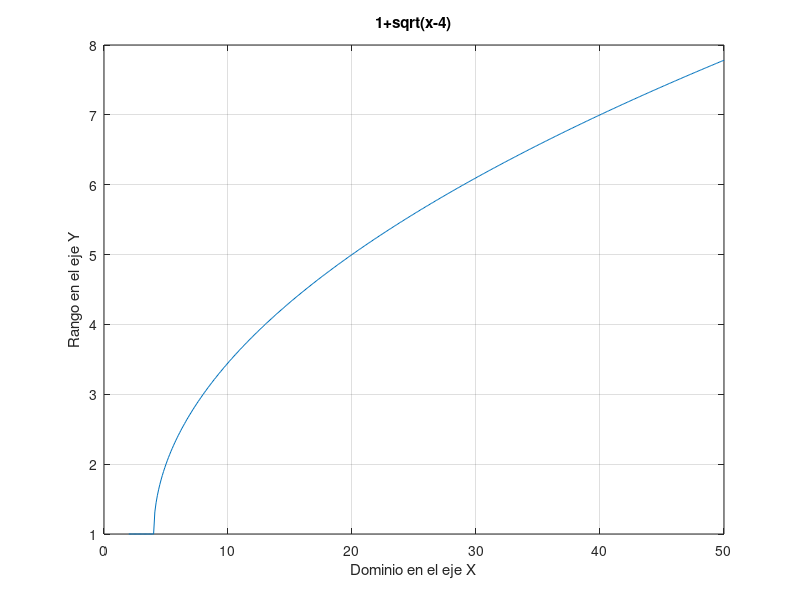

This figure's MATLAB source: (Note: this script raises an error after producing the figure.)
% Octave Script
% Title			    :Funciones Reales con variable real
% Description		:Script que resuelve una funcion real
% Authors		    :Sarai Lucas Nieto
% Date			    :20211028
% Version		    :2
% Usage			    :octave> /path/Funcion3
% Notes			    :Se requiere aplicacion Octave

clear
%Dominio de la funcion matematica
x= 2:0.1:50;

%Rango
fx =(1+(sqrt(x-4)));

%Intruccion de grafica
plot(x,fx);
grid on
title("1+sqrt(x-4)");
xlabel( "Dominio en el eje X" );
ylabel( "Rango en el eje Y" );

%Salida
syms x;
a = "Funcion total ";
f = 1+sqrt(x-4);
disp(a);
disp(f);